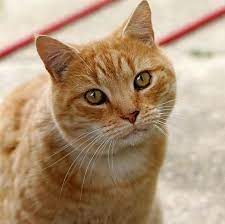
#> input picture opencv/cat.jpg, 225 x 224 px, found by its file name
$ jupyter execute imageProcessing.ipynb
#> lines starting #> are read from the running program, lines starting #| are printed output that depends on the picture
[cell 1]
import numpy as np
import cv2
import matplotlib.pyplot as plt

# Blur
image_path = '../images/imageProgess/cat.jpg'
image = cv2.imread(image_path)
#> image is the input picture: shape (224, 225, 3); mean B, G, R 121, 149, 175.7
image = image[:,:,::-1]
meanBlur = np.ones((5, 5), dtype="float") * (1.0 / (5 * 5))
print(meanBlur)
result = cv2.filter2D(image, -1, meanBlur) # filter2D (src, 輸出圖像的名稱, 輸出圖像的深度, kernel)
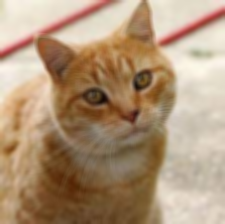
#> result: shape (224, 225, 3); mean R, G, B 175.7, 149, 121

plt.figure(figsize=(10,6))
plt.subplot(121)
plt.imshow(image)
plt.subplot(122)
plt.imshow(result)
plt.show()
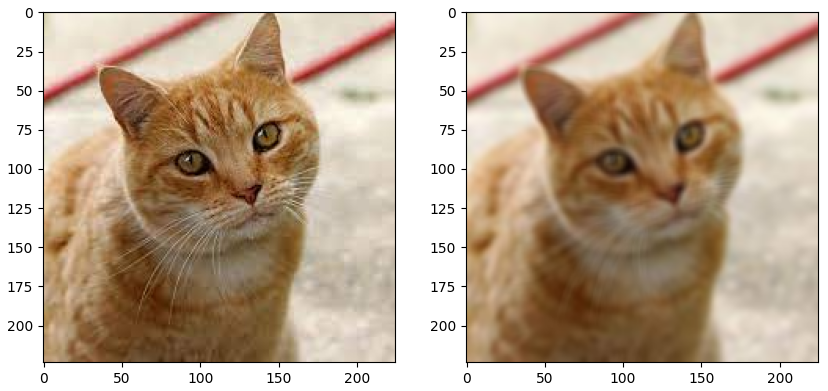
#> figure drawn by matplotlib, 2 panels

[cell 2]
# Sharpen
sharpen = np.array((
	[0, -1, 0],
	[-1, 5, -1],
	[0, -1, 0]), dtype="int")

result = cv2.filter2D(image, -1, sharpen)
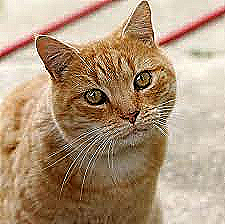
#> result: shape (224, 225, 3); mean R, G, B 175.4, 149.4, 122.5
plt.figure(figsize=(10,6))
plt.subplot(121)
plt.imshow(image)
plt.subplot(122)
plt.imshow(result)
plt.show()
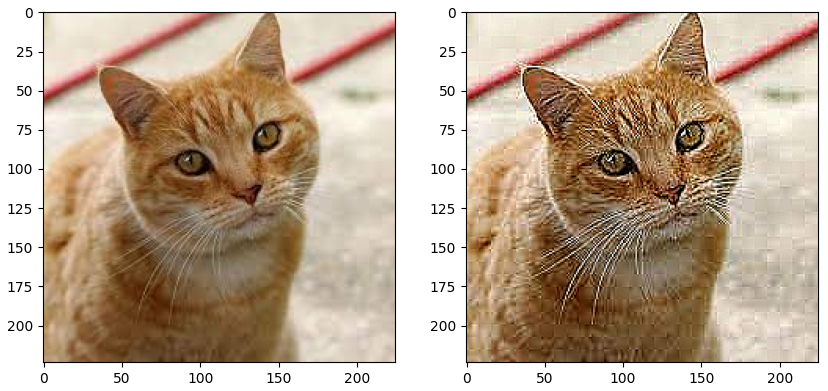
#> figure drawn by matplotlib, 2 panels

[cell 3]
# Thresholding
img = cv2.cvtColor(image, cv2.COLOR_BGR2GRAY)
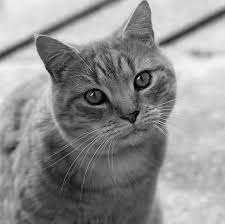
#> img: shape (224, 225); min 1, max 248, mean 143.7
_,thresh5 = cv2.threshold(img,127,255,cv2.THRESH_TOZERO) # cv2.threshold(img, 閥值, 最大灰度值, 使用的二值化方法)
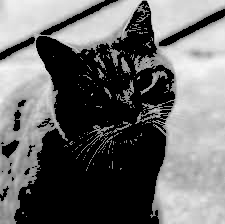
#> thresh5: shape (224, 225); min 0, max 248, mean 105.3
plt.figure(figsize=(10,6))
plt.subplot(121)
plt.imshow(image)
plt.subplot(122)
plt.imshow(thresh5, cmap='gray')
plt.show()

[cell 4]
# Edge detection
laplacian = np.array((
	[0, 1, 0],
	[1, -4, 1],
	[0, 1, 0]), dtype="int")

result = cv2.filter2D(image, -1, laplacian)
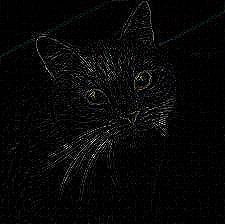
#> result: shape (224, 225, 3); mean R, G, B 7.3, 7.3, 7.3
plt.figure(figsize=(10,6))
plt.subplot(121)
plt.imshow(image)
plt.subplot(122)
plt.imshow(result)
plt.show()

[cell 5]
# XSobel
sobelX = np.array((
	[-1, 0, 1],
	[-2, 0, 2],
	[-1, 0, 1]), dtype="int")

result = cv2.filter2D(img, -1, sobelX)
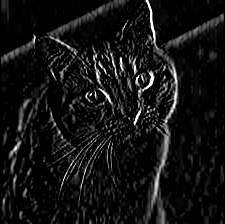
#> result: shape (224, 225); min 0, max 255, mean 18.7
plt.figure(figsize=(10,6))
plt.subplot(121)
plt.imshow(image)
plt.subplot(122)
plt.imshow(result, cmap='gray')
plt.show()

[cell 6]
# YSoble
sobelY = np.array((
	[-1, -2, -1],
	[0, 0, 0],
	[1, 2, 1]), dtype="int")

result = cv2.filter2D(img, -1, sobelY)
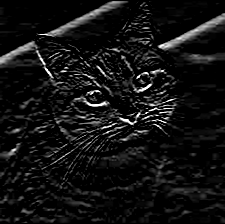
#> result: shape (224, 225); min 0, max 255, mean 18.3
plt.figure(figsize=(10,6))
plt.subplot(121)
plt.imshow(image)
plt.subplot(122)
plt.imshow(result, cmap='gray')
plt.show()
